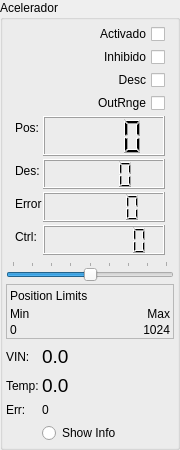
              <widget class="QGroupBox" name="AcceleratorValues_verLay">
               <property name="sizePolicy">
                <sizepolicy hsizetype="Preferred" vsizetype="Preferred">
                 <horstretch>0</horstretch>
                 <verstretch>0</verstretch>
                </sizepolicy>
               </property>
               <property name="minimumSize">
                <size>
                 <width>170</width>
                 <height>450</height>
                </size>
               </property>
               <property name="maximumSize">
                <size>
                 <width>180</width>
                 <height>525</height>
                </size>
               </property>
               <property name="autoFillBackground">
                <bool>true</bool>
               </property>
               <property name="title">
                <string>Acelerador</string>
               </property>
               <property name="flat">
                <bool>false</bool>
               </property>
               <layout class="QVBoxLayout" name="verticalLayout_4">
                <property name="spacing">
                 <number>3</number>
                </property>
                <property name="leftMargin">
                 <number>3</number>
                </property>
                <property name="topMargin">
                 <number>1</number>
                </property>
                <property name="rightMargin">
                 <number>3</number>
                </property>
                <property name="bottomMargin">
                 <number>1</number>
                </property>
                <item>
                 <widget class="QFrame" name="Accel_FeedbackValues_form">
                  <property name="minimumSize">
                   <size>
                    <width>136</width>
                    <height>0</height>
                   </size>
                  </property>
                  <layout class="QFormLayout" name="frmLay_Acelerador">
                   <property name="horizontalSpacing">
                    <number>1</number>
                   </property>
                   <property name="verticalSpacing">
                    <number>3</number>
                   </property>
                   <property name="topMargin">
                    <number>3</number>
                   </property>
                   <property name="bottomMargin">
                    <number>3</number>
                   </property>
                   <item row="0" column="0">
                    <widget class="QLabel" name="Acel_Activado_lbl">
                     <property name="text">
                      <string/>
                     </property>
                    </widget>
                   </item>
                   <item row="0" column="1">
                    <widget class="QCheckBox" name="Acel_Activado_chk">
                     <property name="sizePolicy">
                      <sizepolicy hsizetype="Preferred" vsizetype="Fixed">
                       <horstretch>0</horstretch>
                       <verstretch>0</verstretch>
                      </sizepolicy>
                     </property>
                     <property name="layoutDirection">
                      <enum>Qt::RightToLeft</enum>
                     </property>
                     <property name="text">
                      <string>Activado</string>
                     </property>
                    </widget>
                   </item>
                   <item row="1" column="0">
                    <widget class="QLabel" name="Acel_Inhibido_lbl">
                     <property name="text">
                      <string/>
                     </property>
                    </widget>
                   </item>
                   <item row="1" column="1">
                    <widget class="QCheckBox" name="Acel_Inhibido_chk">
                     <property name="sizePolicy">
                      <sizepolicy hsizetype="Preferred" vsizetype="Fixed">
                       <horstretch>0</horstretch>
                       <verstretch>0</verstretch>
                      </sizepolicy>
                     </property>
                     <property name="layoutDirection">
                      <enum>Qt::RightToLeft</enum>
                     </property>
                     <property name="text">
                      <string>Inhibido</string>
                     </property>
                    </widget>
                   </item>
                   <item row="3" column="1">
                    <widget class="QCheckBox" name="chk_LED_Acel_OutR">
                     <property name="sizePolicy">
                      <sizepolicy hsizetype="Preferred" vsizetype="Fixed">
                       <horstretch>0</horstretch>
                       <verstretch>0</verstretch>
                      </sizepolicy>
                     </property>
                     <property name="minimumSize">
                      <size>
                       <width>43</width>
                       <height>0</height>
                      </size>
                     </property>
                     <property name="layoutDirection">
                      <enum>Qt::RightToLeft</enum>
                     </property>
                     <property name="text">
                      <string>OutRnge</string>
                     </property>
                    </widget>
                   </item>
                   <item row="5" column="0">
                    <widget class="QLabel" name="valorAcelerador_lbl">
                     <property name="text">
                      <string>Pos:</string>
                     </property>
                    </widget>
                   </item>
                   <item row="5" column="1">
                    <widget class="QLCDNumber" name="aceleradorPos_lcd">
                     <property name="sizePolicy">
                      <sizepolicy hsizetype="Preferred" vsizetype="Preferred">
                       <horstretch>0</horstretch>
                       <verstretch>0</verstretch>
                      </sizepolicy>
                     </property>
                     <property name="minimumSize">
                      <size>
                       <width>75</width>
                       <height>40</height>
                      </size>
                     </property>
                     <property name="font">
                      <font>
                       <pointsize>14</pointsize>
                       <weight>75</weight>
                       <bold>true</bold>
                      </font>
                     </property>
                     <property name="digitCount">
                      <number>4</number>
                     </property>
                    </widget>
                   </item>
                   <item row="6" column="0">
                    <widget class="QLabel" name="label_3">
                     <property name="text">
                      <string>Des:</string>
                     </property>
                    </widget>
                   </item>
                   <item row="6" column="1">
                    <widget class="QLCDNumber" name="aceleradorDes_lcd">
                     <property name="sizePolicy">
                      <sizepolicy hsizetype="Preferred" vsizetype="Preferred">
                       <horstretch>0</horstretch>
                       <verstretch>0</verstretch>
                      </sizepolicy>
                     </property>
                     <property name="minimumSize">
                      <size>
                       <width>0</width>
                       <height>30</height>
                      </size>
                     </property>
                     <property name="font">
                      <font>
                       <pointsize>14</pointsize>
                      </font>
                     </property>
                     <property name="digitCount">
                      <number>4</number>
                     </property>
                    </widget>
                   </item>
                   <item row="7" column="0">
                    <widget class="QLabel" name="label_5">
                     <property name="text">
                      <string>Error</string>
                     </property>
                    </widget>
                   </item>
                   <item row="7" column="1">
                    <widget class="QLCDNumber" name="Acelerador_lcdError">
                     <property name="sizePolicy">
                      <sizepolicy hsizetype="Preferred" vsizetype="Preferred">
                       <horstretch>0</horstretch>
                       <verstretch>0</verstretch>
                      </sizepolicy>
                     </property>
                     <property name="minimumSize">
                      <size>
                       <width>0</width>
                       <height>30</height>
                      </size>
                     </property>
                    </widget>
                   </item>
                   <item row="8" column="0">
                    <widget class="QLabel" name="label_4">
                     <property name="text">
                      <string>Ctrl:</string>
                     </property>
                    </widget>
                   </item>
                   <item row="8" column="1">
                    <widget class="QLCDNumber" name="aceleradorControl_lcd">
                     <property name="sizePolicy">
                      <sizepolicy hsizetype="Minimum" vsizetype="Minimum">
                       <horstretch>0</horstretch>
                       <verstretch>0</verstretch>
                      </sizepolicy>
                     </property>
                     <property name="minimumSize">
                      <size>
                       <width>0</width>
                       <height>30</height>
                      </size>
                     </property>
                     <property name="font">
                      <font>
                       <pointsize>14</pointsize>
                      </font>
                     </property>
                     <property name="digitCount">
                      <number>6</number>
                     </property>
                    </widget>
                   </item>
                   <item row="2" column="1">
                    <widget class="QCheckBox" name="chk_LED_Acel_Desc">
                     <property name="sizePolicy">
                      <sizepolicy hsizetype="Preferred" vsizetype="Fixed">
                       <horstretch>0</horstretch>
                       <verstretch>0</verstretch>
                      </sizepolicy>
                     </property>
                     <property name="minimumSize">
                      <size>
                       <width>50</width>
                       <height>0</height>
                      </size>
                     </property>
                     <property name="layoutDirection">
                      <enum>Qt::RightToLeft</enum>
                     </property>
                     <property name="text">
                      <string>Desc</string>
                     </property>
                    </widget>
                   </item>
                  </layout>
                 </widget>
                </item>
                <item>
                 <widget class="QSlider" name="AceleradorControl_Slider">
                  <property name="minimum">
                   <number>-3200</number>
                  </property>
                  <property name="maximum">
                   <number>3200</number>
                  </property>
                  <property name="singleStep">
                   <number>100</number>
                  </property>
                  <property name="pageStep">
                   <number>800</number>
                  </property>
                  <property name="orientation">
                   <enum>Qt::Horizontal</enum>
                  </property>
                  <property name="tickPosition">
                   <enum>QSlider::TicksAbove</enum>
                  </property>
                 </widget>
                </item>
                <item>
                 <widget class="QFrame" name="Accel_PosLimits_verLay">
                  <property name="layoutDirection">
                   <enum>Qt::LeftToRight</enum>
                  </property>
                  <property name="frameShape">
                   <enum>QFrame::StyledPanel</enum>
                  </property>
                  <property name="frameShadow">
                   <enum>QFrame::Raised</enum>
                  </property>
                  <layout class="QVBoxLayout" name="verticalLayout_13">
                   <property name="spacing">
                    <number>2</number>
                   </property>
                   <property name="leftMargin">
                    <number>3</number>
                   </property>
                   <property name="topMargin">
                    <number>2</number>
                   </property>
                   <property name="rightMargin">
                    <number>3</number>
                   </property>
                   <property name="bottomMargin">
                    <number>1</number>
                   </property>
                   <item>
                    <widget class="QLabel" name="label_30">
                     <property name="text">
                      <string>Position Limits</string>
                     </property>
                    </widget>
                   </item>
                   <item>
                    <layout class="QFormLayout" name="formLayout_4">
                     <item row="0" column="0">
                      <widget class="QLabel" name="label_31">
                       <property name="text">
                        <string>Min</string>
                       </property>
                      </widget>
                     </item>
                     <item row="0" column="1">
                      <widget class="QLabel" name="label_32">
                       <property name="layoutDirection">
                        <enum>Qt::LeftToRight</enum>
                       </property>
                       <property name="text">
                        <string>Max</string>
                       </property>
                       <property name="alignment">
                        <set>Qt::AlignRight|Qt::AlignTrailing|Qt::AlignVCenter</set>
                       </property>
                      </widget>
                     </item>
                     <item row="1" column="1">
                      <widget class="QLabel" name="Accel_PosLimits_Max_lbl">
                       <property name="text">
                        <string>1024</string>
                       </property>
                       <property name="alignment">
                        <set>Qt::AlignRight|Qt::AlignTrailing|Qt::AlignVCenter</set>
                       </property>
                      </widget>
                     </item>
                     <item row="1" column="0">
                      <widget class="QLabel" name="Accel_PosLimits_Min_lbl">
                       <property name="text">
                        <string>0</string>
                       </property>
                      </widget>
                     </item>
                    </layout>
                   </item>
                  </layout>
                 </widget>
                </item>
                <item>
                 <layout class="QFormLayout" name="Accel_DriverValues_lay">
                  <property name="verticalSpacing">
                   <number>6</number>
                  </property>
                  <property name="topMargin">
                   <number>3</number>
                  </property>
                  <property name="bottomMargin">
                   <number>3</number>
                  </property>
                  <item row="0" column="0">
                   <widget class="QLabel" name="label_9">
                    <property name="text">
                     <string>VIN:</string>
                    </property>
                   </widget>
                  </item>
                  <item row="0" column="1">
                   <widget class="QLabel" name="Accel_Vin_lbl">
                    <property name="font">
                     <font>
                      <pointsize>14</pointsize>
                     </font>
                    </property>
                    <property name="text">
                     <string>0.0</string>
                    </property>
                   </widget>
                  </item>
                  <item row="1" column="1">
                   <widget class="QLabel" name="Accel_Temp_lbl">
                    <property name="font">
                     <font>
                      <pointsize>14</pointsize>
                     </font>
                    </property>
                    <property name="text">
                     <string>0.0</string>
                    </property>
                   </widget>
                  </item>
                  <item row="1" column="0">
                   <widget class="QLabel" name="label_14">
                    <property name="text">
                     <string>Temp:</string>
                    </property>
                   </widget>
                  </item>
                  <item row="2" column="0">
                   <widget class="QLabel" name="label_11">
                    <property name="text">
                     <string>Err:</string>
                    </property>
                   </widget>
                  </item>
                  <item row="2" column="1">
                   <widget class="QLabel" name="Accel_Error_lbl">
                    <property name="text">
                     <string>0</string>
                    </property>
                   </widget>
                  </item>
                  <item row="3" column="1">
                   <widget class="QRadioButton" name="accel_ShowInfo_rBtn">
                    <property name="text">
                     <string>Show Info</string>
                    </property>
                    <property name="autoExclusive">
                     <bool>false</bool>
                    </property>
                    <attribute name="buttonGroup">
                     <string notr="true">driversShowInfoSelect</string>
                    </attribute>
                   </widget>
                  </item>
                 </layout>
                </item>
               </layout>
              </widget>
